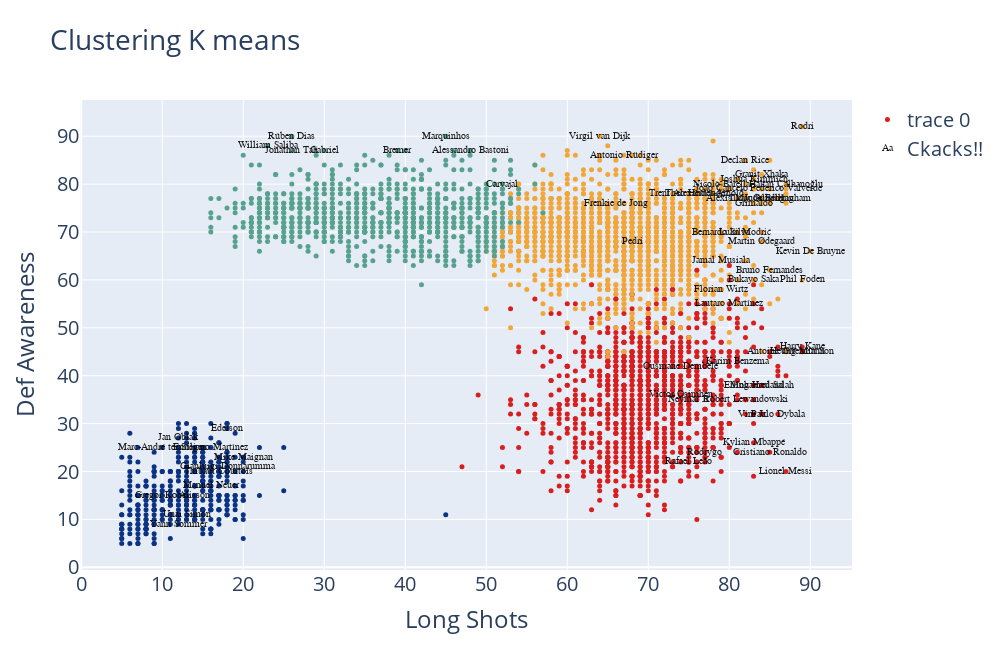

Notebook cell for this chart:
### Code cell
#En Colab:
fig.show()

### Figure 1 — Plotly figure (JSON) as saved in the notebook; plotly's stock layout.template omitted (floating-point values rounded to 4 significant figures; data arrays with more than 128 entries replaced by an {"elided": "..."} marker saying what was removed)
{"data": [{"marker": {"color": {"elided": "3992 float values"}, "colorscale": [[0, "rgb(12,51,131)"], [0.25, "rgb(10,136,186)"], [0.5, "rgb(242,211,56)"], [0.75, "rgb(242,143,56)"], [1, "rgb(217,30,30)"]], "showscale": false, "size": 5}, "mode": "markers", "text": {"elided": "3992 str values"}, "type": "scatter", "x": {"elided": "3992 int values"}, "y": {"elided": "3992 int values"}}, {"mode": "text", "name": "Ckacks!!", "opacity": 0.9, "text": ["Kylian Mbappé", "Rodri", "Erling Haaland", "Jude Bellingham", "Vini Jr.", "Kevin De Bruyne", "Harry Kane", "Martin Ødegaard", "Gianluigi Donnarumma", "Alisson", "Thibaut Courtois", "Lautaro Martínez", "Virgil van Dijk", "Marc-André ter Stegen", "Mohamed Salah", "Phil Foden", "Lionel Messi", "Antoine Griezmann", "Rúben Dias", "Robert Lewandowski", "Federico Valverde", "Ederson", "Bernardo Silva", "Jan Oblak", "Antonio Rüdiger", "Florian Wirtz", "Gregor Kobel", "William Saliba", "Victor Osimhen", "Jamal Musiala", "Bukayo Saka", "Paulo Dybala", "Theo Hernández", "Neymar Jr", "Declan Rice", "Frenkie de Jong", "Mike Maignan", "Bruno Fernandes", "Heung Min Son", "Marquinhos", "Alessandro Bastoni", "İlkay Gündoğan", "Emiliano Martínez", "Nicolò Barella", "Yann Sommer", "Cristiano Ronaldo", "Gabriel", "Granit Xhaka", "Rodrygo", "João Cancelo", "Rafael Leão", "Grimaldo", "Luka Modrić", "Alexis Mac Allister", "Carvajal", "Ousmane Dembélé", "Trent Alexander-Arnold", "Pedri", "Jonathan Tah", "Karim Benzema", "Bremer", "Joshua Kimmich", "Unai Simón", "Manuel Neuer", "Hakan Çalhanoğlu"], "textfont": {"color": "black", "family": "sans serif", "size": 10}, "type": "scatter", "x": [83, 89, 83, 86, 83, 90, 89, 84, 18, 14, 17, 80, 64, 10, 84, 89, 87, 87, 26, 82, 87, 18, 79, 12, 67, 79, 10, 23, 74, 79, 83, 86, 76, 75, 82, 66, 20, 85, 89, 45, 48, 84, 16, 79, 12, 85, 30, 84, 77, 79, 75, 83, 82, 82, 52, 74, 76, 68, 26, 81, 39, 83, 13, 16, 87], "y": [26, 92, 38, 77, 32, 66, 46, 68, 21, 15, 20, 55, 90, 25, 38, 60, 20, 45, 90, 35, 79, 29, 70, 27, 86, 58, 15, 88, 36, 64, 60, 32, 78, 35, 85, 76, 23, 62, 45, 90, 87, 77, 25, 80, 9, 24, 87, 82, 24, 79, 22, 76, 70, 77, 80, 42, 78, 68, 87, 43, 87, 81, 11, 17, 80]}], "layout": {"autosize": false, "font": {"size": 20}, "height": 650, "title": {"text": "Clustering K means "}, "width": 1000, "xaxis": {"title": {"text": "Long Shots"}}, "yaxis": {"title": {"text": "Def Awareness"}}}}
